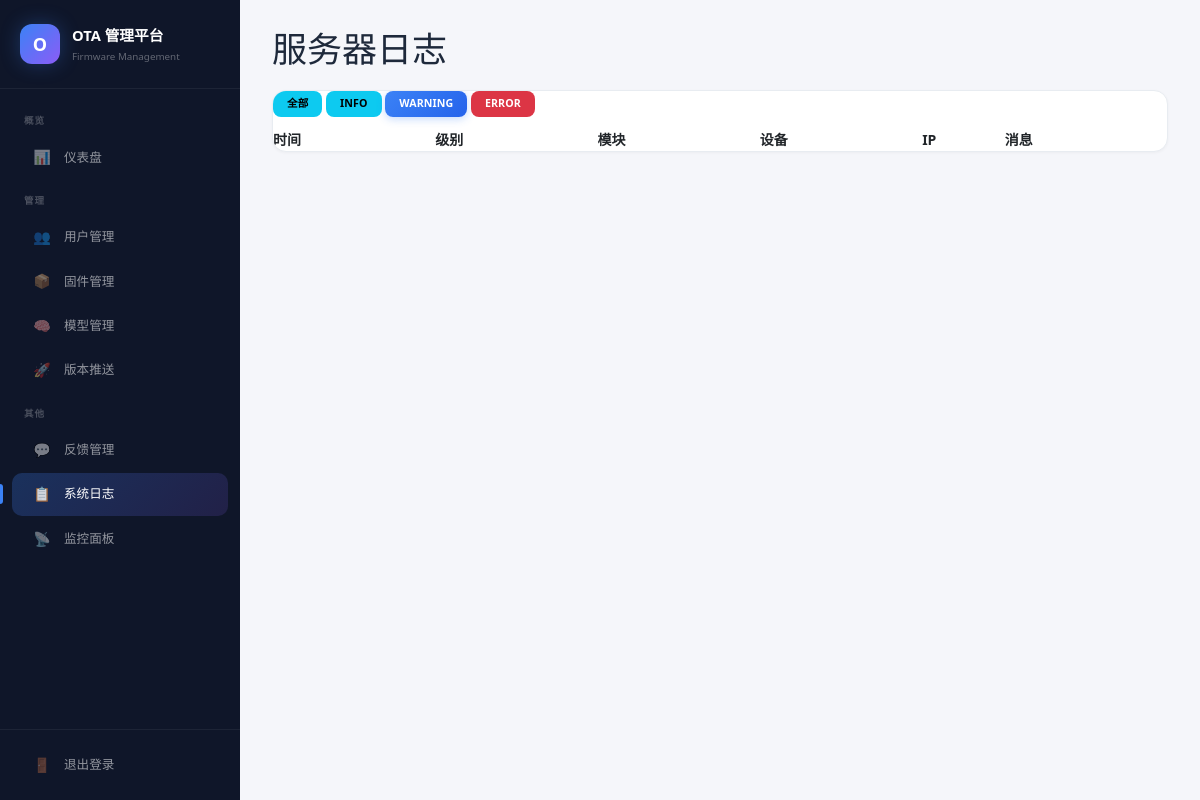
Page /admin/logs?level=WARNING (signed in) on the earlier database version.
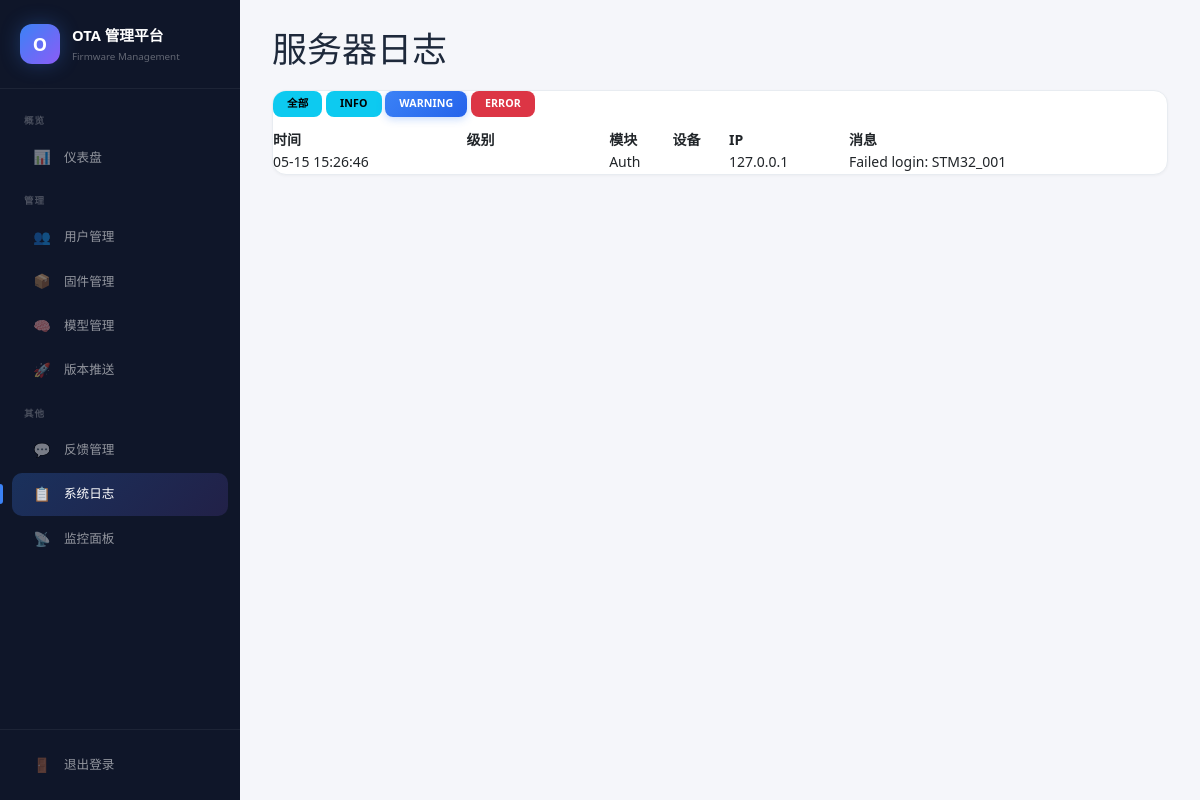
Same page on the later database version.
### app.py (models this page shows)
class ServerLog(db.Model):
    __tablename__ = 'server_log'
    id = db.Column(db.Integer, primary_key=True)
    level = db.Column(db.String(10), default='INFO')
    module = db.Column(db.String(50), default='')
    message = db.Column(db.Text, nullable=False)
    device_id = db.Column(db.String(64), default='')
    ip_address = db.Column(db.String(45), default='')
    created_at = db.Column(db.DateTime, default=utcnow)

### app.py (the view)
@app.route('/admin/logs')
@admin_required
def admin_logs():
    level_filter = request.args.get('level', '')
    query = ServerLog.query.order_by(ServerLog.created_at.desc())
    if level_filter:
        query = query.filter_by(level=level_filter)
    return render_template('admin_logs.html',
        logs=query.limit(200).all(),
        level_filter=level_filter,
        unread_feedbacks=Feedback.query.filter_by(status='unread').count())

### app.py (called while the page is built)
@app.after_request
def set_connection_header(response):
    if any(request.path.startswith(p) for p in _DOWNLOAD_PREFIXES):
        response.headers['Connection'] = 'keep-alive'
    return response

@login_manager.user_loader
def load_user(user_id):
    return db.session.get(User, int(user_id))

def admin_required(f):
    @wraps(f)
    def decorated(*args, **kwargs):
        if not current_user.is_authenticated:
            return redirect(url_for('login'))
        if current_user.role != 'admin':
            abort(403)
        return f(*args, **kwargs)
    return decorated

### templates/admin_logs.html (shortened to what this page needs)
{% extends "base.html" %}
{% block content %}
<h1 style="margin-bottom:20px">服务器日志</h1>
<div class="card">
    <div style="margin-bottom:12px">
        <a href="{{ url_for('admin_logs') }}" class="btn btn-sm {% if not level_filter %}btn-primary{% else %}btn-info{% endif %}">全部</a>
        <a href="{{ url_for('admin_logs', level='INFO') }}" class="btn btn-sm {% if level_filter=='INFO' %}btn-primary{% else %}btn-info{% endif %}">INFO</a>
        <a href="{{ url_for('admin_logs', level='WARNING') }}" class="btn btn-sm {% if level_filter=='WARNING' %}btn-primary{% else %}btn-warning{% endif %}">WARNING</a>
        <a href="{{ url_for('admin_logs', level='ERROR') }}" class="btn btn-sm {% if level_filter=='ERROR' %}btn-primary{% else %}btn-danger{% endif %}">ERROR</a>
    </div>
    <table>
        <tr><th>时间</th><th>级别</th><th>模块</th><th>设备</th><th>IP</th><th>消息</th></tr>
        {% for log in logs %}
        <tr>
            <td>{{ log.created_at.strftime('%m-%d %H:%M:%S') }}</td>
            <td><span class="badge {% if log.level=='ERROR' %}badge-danger{% elif log.level=='WARNING' %}badge-warning{% else %}badge-info{% endif %}">{{ log.level }}</span></td>
            <td>{{ log.module }}</td>
            <td>{{ log.device_id }}</td>
            <td>{{ log.ip_address }}</td>
            <td>{{ log.message }}</td>
        </tr>
        {% endfor %}
    </table>
</div>
{% endblock %}

Differences in the rows shown:
now on this page (row edited): ServerLog: created_at "05-15 15:26:46", module "Auth", ip_address "127.0.0.1", message "Failed login: STM32_001"
